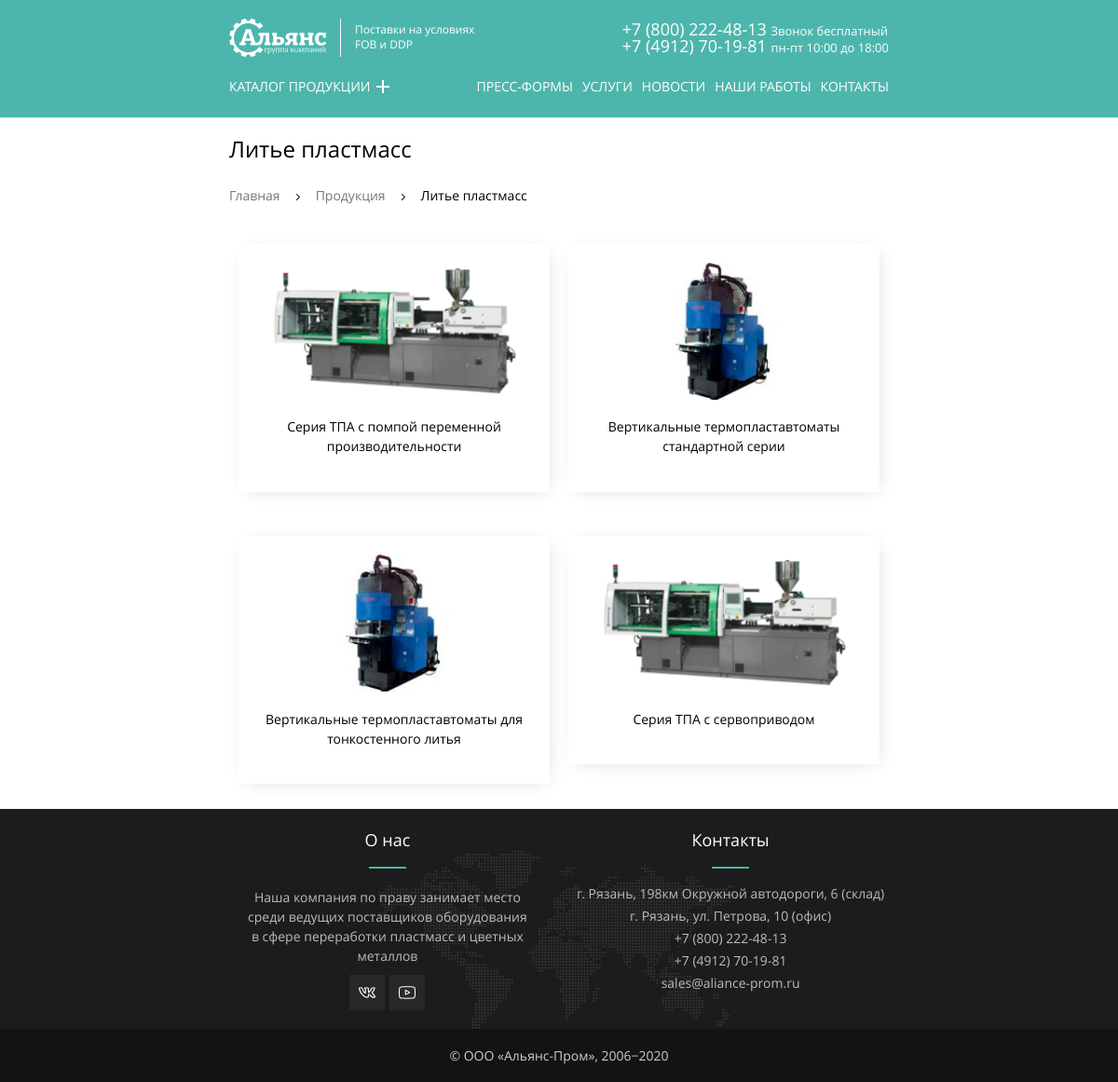
Page /?view=catalog&cat=1 on the committed database.
### tables this page shows
CREATE TABLE category (
  id INT AUTO_INCREMENT PRIMARY KEY,
  title VARCHAR(64) NOT NULL UNIQUE,
  image_path VARCHAR(255),
  seo_title VARCHAR(255),
  seo_description VARCHAR(255)
);

CREATE TABLE products (
  id INT AUTO_INCREMENT PRIMARY KEY,
  title VARCHAR(128) NOT NULL UNIQUE,
  category_id INT NOT NULL,
  small_desc TEXT,
  content LONGTEXT,
  image_path VARCHAR(255),
  big_image_path VARCHAR(255),
  seo_title VARCHAR(255),
  seo_description VARCHAR(255)
);

### parts/helpers.php (called while the page is built, shortened)
<?php
function include_template($name, array $data = [])
{
    $name = 'views/pages/' . $name;
    extract($data);
    require $name;
    $result = ob_get_clean();
    return $result;
}

### parts/database.php (called while the page is built, shortened)
<?php
function fetchData($link, $sql): array
{
    $result = mysqli_query($link, $sql) or die(mysqli_error($link));
    return mysqli_fetch_all($result, MYSQLI_ASSOC);
}
function getCatalog($link, $id): array
{
    $sql = "SELECT p.id, p.title, p.image_path, p.category_id, c.title as cat_title, c.seo_title, c.seo_description
            FROM products p
            INNER JOIN category c ON c.id = p.category_id
            WHERE p.category_id = '$id'";
    return fetchData($link, $sql);
}

### views/pages/catalog.php (the view, shortened to what this page needs)
<?php
  $category_name = $data[0]['cat_title'];
?>
<div class="container">
  <h1 class="main-title"><?= $category_name ?></h1>
  <ul class="breadcrumbs-list">
    <li class="breadcrumbs-list__item">
      <a class="breadcrumbs-list__link" href="index.php">Главная</a>
    </li>
    <li class="breadcrumbs-list__item">
      <a class="breadcrumbs-list__link" href="?view=products">Продукция</a>
    </li>
    <li class="breadcrumbs-list__item breadcrumbs-list__item--active">
      <a class="breadcrumbs-list__link"><?= $category_name ?></a>
    </li>
  </ul>
  <div class="products">
    <ul class="product__list">
      <?php foreach ($data as $category): ?>
        <li class="product__item products-item">
          <a class="product-item__link" href="?view=product&id=<?= $category['id'] ?>">
            <img class="product-item__img" src="<?= $category['image_path']; ?>" alt="<?= $category['title']; ?>">
            <h4 class="product-item__title"><?= $category['title']; ?></h4>
          </a>
        </li>
      <?php endforeach; ?>
    </ul>
  </div>
</div>

### css/style.css (style rules this page uses)
.main-title { font-size: 24px; font-weight: 400; }
.product__list { display: flex; flex-wrap: wrap; justify-content: flex-start; }
.product__item { width: 50%; padding: 20px 10px; margin-bottom: 1%; text-align: center; box-sizing: border-box; transition: all .3s; }
.product-item__link { display: block; padding: 20px; box-shadow: 3px 3px 20px -8px rgba(0,0,0,0.2); overflow: hidden; }
.product-item__title { color: #000000; font-weight: 300; }

### css/main.css (style rules this page uses)
html { height: 100%; width: 100%; box-sizing: border-box; }
body { margin: 0; padding: 0; font-weight: 400; font-size: 14px; line-height: 1.5; font-family: "OpenSans", "Arial", "Helvetica", sans-serif; color: #000000; }
a { color: #777777; text-decoration: none; }
img { max-width: 100%; height: auto; vertical-align: middle; }
ul { margin: 0; padding: 0; list-style: none; }
*, *::before, *::after { box-sizing: inherit; }
.container { margin-right: auto; margin-left: auto; padding-right: 20px; padding-left: 20px; }
@media (min-width: 768px) { .container { max-width: 768px; padding-right: 30px; padding-left: 30px; } }
.breadcrumbs-list { display: flex; flex-wrap: wrap; margin: 20px 0; }
.breadcrumbs-list__link { font-weight: 300; line-height: 24px; color: #777777; }
.breadcrumbs-list__item { position: relative; }
.breadcrumbs-list__item:not(:last-child) { position: relative; margin-right: 16px; padding-right: 22px; }
.breadcrumbs-list__item:not(:last-child)::before { content: ""; position: absolute; top: 50%; right: 0; width: 5px; height: 7px; margin-top: -2px; background-color: transparent; background-image: url("../img/nav-arrow.svg"); background-repeat: no-repeat; }
.breadcrumbs-list__item:last-child .breadcrumbs-list__link { color: #000000; pointer-events: none; }

### rows in the picture
category: title "Литье пластмасс"
products: image_path (picture), title "Серия ТПА с помпой переменной производительности"
products: image_path (picture), title "Вертикальные термопластавтоматы стандартной серии"
products: image_path (picture), title "Вертикальные термопластавтоматы для тонкостенного литья"
products: image_path (picture), title "Серия ТПА с сервоприводом"
